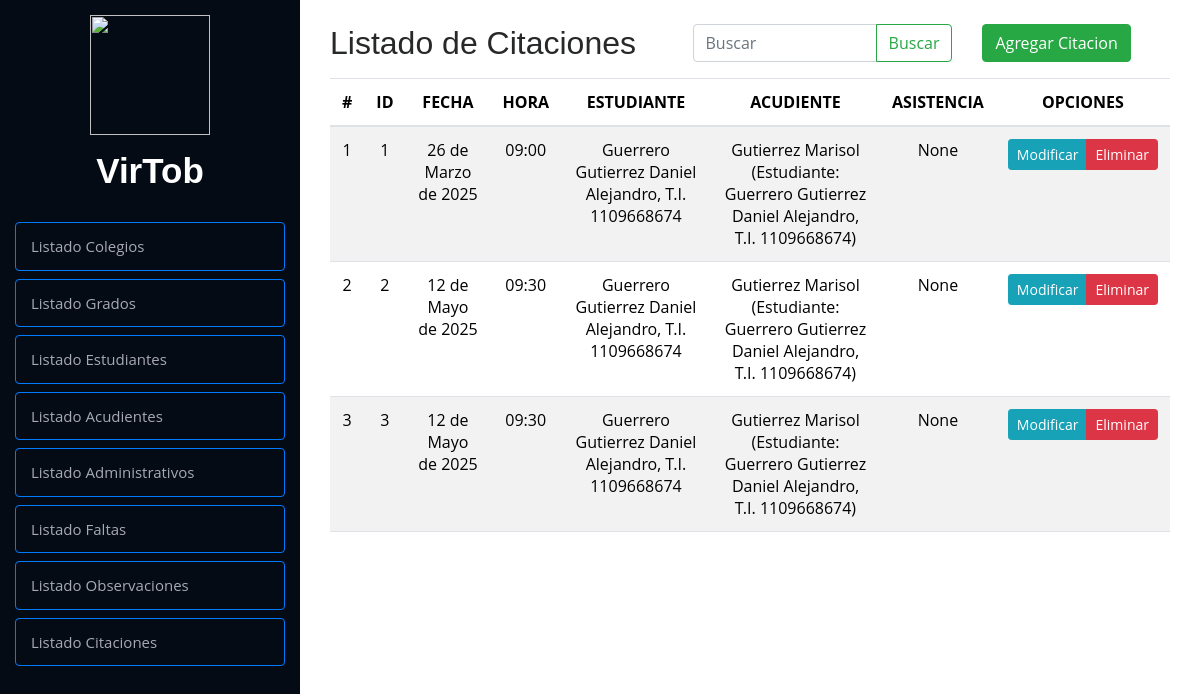
/crud/listaCitacion/ (signed in), run on an earlier commit of the app's database.
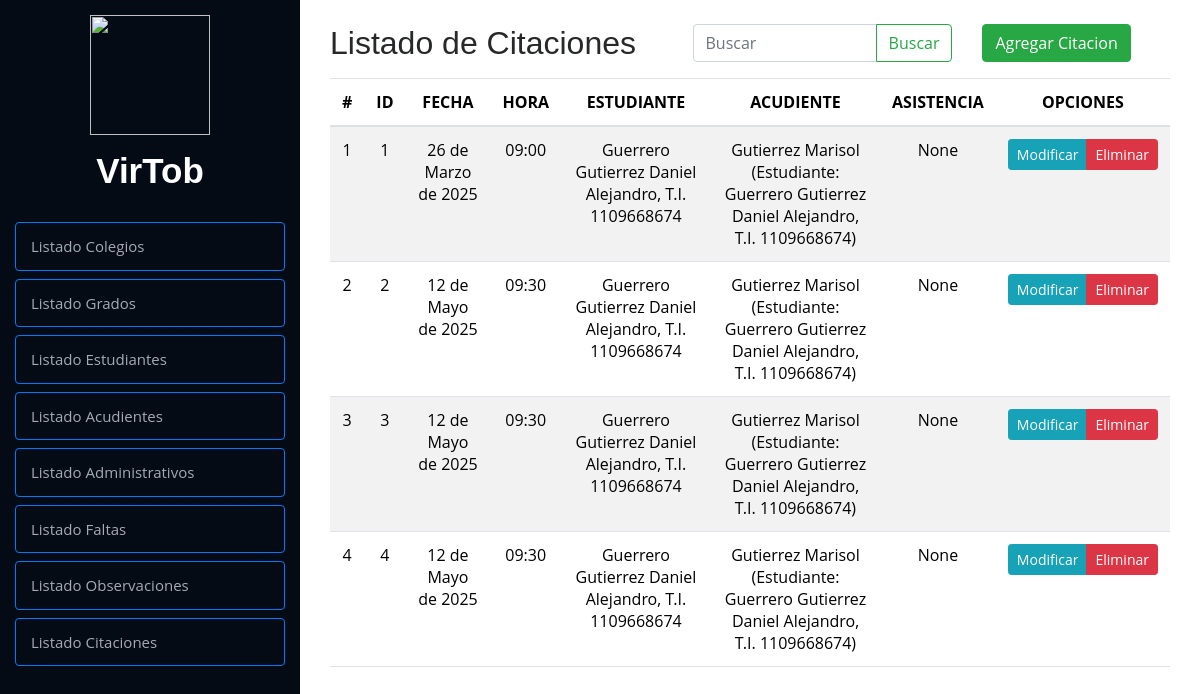
And on a later commit of the database.
### Modulos/Observador/models.py (models this page shows, shortened)
class Citaciones(models.Model):
    idCitacion = models.AutoField(primary_key=True)
    fecha = models.DateField()
    hora = models.TimeField()
    idAcudiente = models.ForeignKey(
        Acudiente, on_delete=models.CASCADE, related_name="citaciones")
    idEstudiante = models.ForeignKey(
        Estudiante, on_delete=models.CASCADE, related_name="citaciones")
    asistencia = models.BooleanField(null=True)
    class Meta:
        verbose_name = 'Citaciones'

class Estudiante(models.Model):
    idEstudiante = models.AutoField(primary_key=True)
    tiposDocumentos = [
        ('T.I.', 'Tarjeta de Identidad'),
        ('C.C.', 'Cedula de Ciudadanía'),
        ('C.E.', 'Cedula de Extranjería')
    ]
    tipoDocumento = models.CharField(
        max_length=4, choices=tiposDocumentos, default='T.I.')
    documento = models.CharField(max_length=10, default=0)
    nombre = models.CharField(max_length=100)
    apellido = models.CharField(max_length=100)
    fechaNacimiento = models.DateField(null=True)
    correo = models.EmailField(max_length=100)
    contrasena = models.CharField(max_length=100)
    faltasTipo1 = models.IntegerField(default=0)
    faltasTipo2 = models.IntegerField(default=0)
    faltasTipo3 = models.IntegerField(default=0)
    totalFaltas = models.IntegerField(default=0)
    idColegio = models.ForeignKey(
        Colegio, on_delete=models.CASCADE, related_name="estudiantes", default=1)
    idGrado = models.ForeignKey(
        Grado, on_delete=models.CASCADE, null=True, blank=True, related_name="estudiante")
    imagen_perfil = models.ImageField(
        upload_to='perfiles/', blank=True, null=True)
    def __str__(self):
        return f"{self.apellido} {self.nombre}, {self.tipoDocumento} {self.documento}"
    class Meta:
        verbose_name = 'Estudiante'

class Acudiente(models.Model):
    idAcudiente = models.AutoField(primary_key=True)
    tiposDocumentos = [
        ('T.I.', 'Tarjeta de Identidad'),
        ('C.C.', 'Cedula de Ciudadanía'),
        ('C.E.', 'Cedula de Extranjería')
    ]
    tipoDocumento = models.CharField(
        max_length=4, choices=tiposDocumentos, default='C.C.')
    documento = models.CharField(max_length=10, default=0)
    nombre = models.CharField(max_length=100)
    apellido = models.CharField(max_length=100)
    telefono = models.CharField(max_length=13)
    correo = models.EmailField(max_length=100)
    contrasena = models.CharField(max_length=100)
    idEstudiante = models.ForeignKey(
        Estudiante, on_delete=models.CASCADE, related_name="acudientes")
    def __str__(self):
        return f"{self.apellido} {self.nombre} (Estudiante: {self.idEstudiante})"
    class Meta:
        verbose_name = 'Acudiente'

### Modulos/Observador/views.py (the view, shortened to what this page needs)
# urls.py: path('listaCitacion/', listaCitacion, name='listaCitacion'),
def listaCitacion(request):
    if not request.session.get('isLogged', False):
        return redirect('login')
    if request.session.get('userType', False) != "directivo":
        return redirect('home')
    query = request.GET.get("buscar", "")  # Obtener el valor del input
    citaciones = Citaciones.objects.all()  # Obtiene todos los registro
    return render(request, 'listas/citaciones.html', {'citacion': citaciones, "query": query})

### Modulos/Usuarios/context_processors.py (called while the page is built)
def session_variables(request):
    return {
        'isLogged': request.session.get('isLogged', None),
        'userId': request.session.get('userId', None),
        'userType': request.session.get('userType', None),
        'userNombre': request.session.get('userNombre', None)
    }

### Modulos/Observador/templates/listas/citaciones.html (shortened to what this page needs)
{% extends "../index.html" %}
{% load static %}
        {% block contenido %}
        <div class="container py-4">
            <div class="row">
                <div class="col-md-12">
                    <div class="row">
                        <div class="col-5">
                            <h2>Listado de Citaciones</h2>
                        </div>
                        <div class="col-4">
                            <form class="d-flex" method="GET">
                                <div class="input-group">
                                    <input type="text" class="form-control" placeholder="Buscar" name="buscar"
                                        value="{{ query }}" aria-label="Search">
                                    <button class="btn btn-outline-success" type="submit">Buscar</button>
                                </div>
                            </form>
                        </div>
                        <div class="col-3">
                            <a href="{% url 'agregarCitacion' %}" class="btn btn-success">Agregar Citacion</a>
                        </div>
                    </div>
                    <div class="table-responsive">
                        <table class="table table-striped">
                            <thead>
                                <tr>
                                    <th>#</th>
                                    <th>ID</th>
                                    <th>FECHA</th>
                                    <th>HORA</th>
                                    <th>ESTUDIANTE</th>
                                    <th>ACUDIENTE</th>
                                    <th>ASISTENCIA</th>
                                    <th>OPCIONES</th>
                                </tr>
                            </thead>
                            <tbody>
                                {% if citacion %}
                                {% for citacion in citacion %}
                                <tr>
                                    <td class="">{{ forloop.counter }}</td>
                                    <td class="">{{ citacion.idCitacion }}</td>
                                    <td class="">{{ citacion.fecha }}</td>
                                    <td class="">{{ citacion.hora }}</td>
                                    <td class="">{{ citacion.idEstudiante }}</td>
                                    <td class="">{{ citacion.idAcudiente }}</td>
                                    <td class="">{{ citacion.asistencia }}</td>
                                    <td>
                                        <div class="btn-group btn-group-sm" role="group" aria-label="Basic example">
                                            <a href="{% url 'modificarCitacion' citacion.idCitacion %}"
                                                class="btn btn-info btn-sm">
                                                Modificar
                                            </a>
                                            <a href="#" onclick="eliminarCitacion({{ citacion.idCitacion }})"
                                                class="btn btn-danger btn-sm">
                                                Eliminar
                                            </a>
                                        </div>
                                    </td>
                                </tr>
                                {% endfor %}
                                {% else %}
                                <tr>
                                    <td colspan="8" class="text-center text-danger">⚠ No se encontraron resultados</td>
                                </tr>
                                {% endif %}
                            </tbody>
                        </table>
                    </div>
                </div>
            </div>
        </div>
        {% endblock %}

What changed in the data, as far as the page shows it:
added Citaciones: idCitacion "4", fecha "12 de Mayo de 2025", hora "09:30", idEstudiante "Guerrero Gutierrez Daniel Alejandro, T.I. 1109668674", idAcudiente "Gutierrez Marisol (Estudiante: Guerrero Gutierrez Daniel Alejandro, T.I. 1109668674)", asistencia "None"
